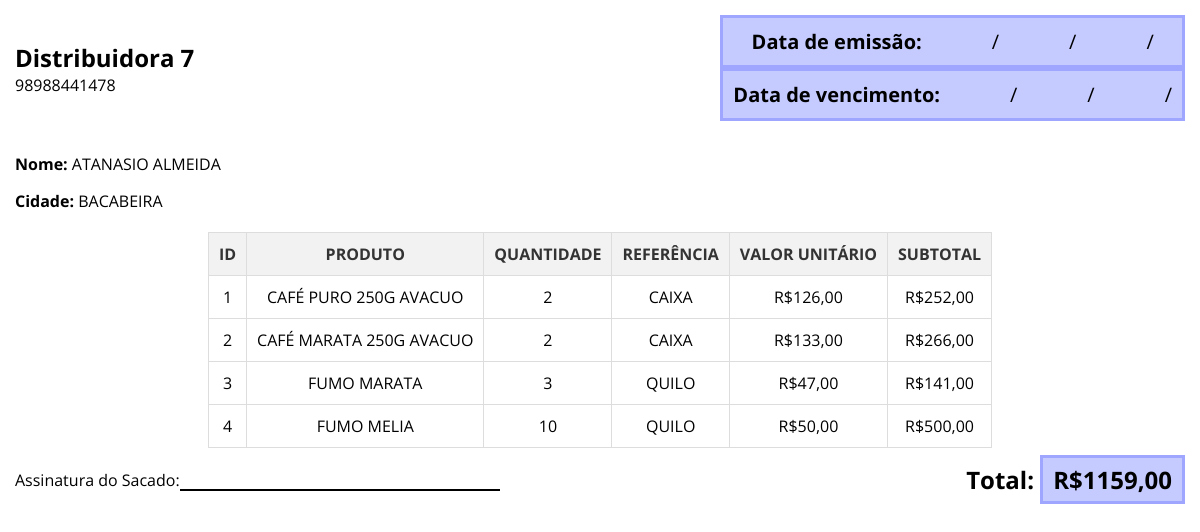
Screenshot of /pedidos/item_pedido/7/imprimir/ with the database file from the repository.
### pedido_clientes/models.py (models this page shows, shortened)
class PedidosModel(models.Model):
    cliente = models.ForeignKey(ClienteModel, on_delete=models.CASCADE)
    data_pedido = models.DateTimeField(default=timezone.now)
    def total(self):
        total_pedido = Decimal('0.00')
        for item_pedido in self.itens_pedido.all():
            total_pedido += item_pedido.subtotal()
        return total_pedido

class ItemPedidoModel(models.Model):
    pedido = models.ForeignKey(
        PedidosModel, related_name='itens_pedido', on_delete=models.CASCADE)
    produto = models.ForeignKey(
        ProdutosModel, related_name='itens_produto', on_delete=models.CASCADE)
    referencia = models.CharField(max_length=10, choices=choices.REFERENCIA_CHOICES)
    quantidade = models.IntegerField()
    valor_unitario = models.DecimalField(max_digits=10, decimal_places=2)
    def subtotal(self):
        return self.quantidade * self.valor_unitario

class ProdutosModel(models.Model):
    produto = models.CharField(max_length=50)
    def __str__(self):
        return f'{self.produto}'

### clientes/models.py (models this page shows, shortened)
class ClienteModel(models.Model):
    nome = models.CharField(max_length=50)
    cidade = models.CharField(max_length=50)
    telefone = models.IntegerField()
    fantasia = models.CharField(max_length=50)

### pedido_clientes/views.py (the view)
# urls.py: path('item_pedido/<int:pedido_id>/imprimir/', views.imprimir_pedido, name='imprimir-item-pedido'),
def imprimir_pedido(request, pedido_id):
    pedido = PedidosModel.objects.get(id=pedido_id)
    itens_pedido = pedido.itens_pedido.all()
    total_pedido = sum(item.subtotal() for item in itens_pedido)
    return render(request, 'imprimir_pedido.html', {'pedido': pedido, 'itens_pedido': itens_pedido, 'total_pedido': total_pedido})

### pedido_clientes/templates/imprimir_pedido.html (shortened to what this page needs)
{% load static %}
<!DOCTYPE html>
<html lang="pt-br">
<head>
    <link rel="stylesheet" href="https://cdnjs.cloudflare.com/ajax/libs/font-awesome/5.15.4/css/all.min.css">
    <link rel="stylesheet" href="{% static 'css/imprimir.css' %}">
</head>
<body>
    <div class="conteiner-page">
        <div class="content-header">
            <div class="logoma">
                <h2>Distribuidora 7</h2>
                <p>98988441478</p>
            </div>
            <div class="content-data">
                <div class="data-pedido">
                    <strong>Data de emissão:</strong>
                    <p>/</p>
                    <p>/</p>
                    <p>/</p>
                </div>
                <div class="data-pedido">
                    <strong>Data de vencimento:</strong>
                    <p>/</p>
                    <p>/</p>
                    <p>/</p>
                </div>
            </div>
        </div>
        <div class="content-info-pedido">
            <div><span class="title-info">Nome:</span> <span class="upercase">{{pedido.cliente.nome}}</span></div>
            <div><span class="title-info">Cidade:</span> <span class="upercase">{{pedido.cliente.cidade}}</span></div>
        </div>
        <div class="content-table">
            <table class="table">
                <thead>
                    <tr>
                        <th>ID</th>
                        <th>Produto</th>
                        <th>Quantidade</th>
                        <th>Referência</th>
                        <th>Valor Unitário</th>
                        <th>Subtotal</th>
                    </tr>
                </thead>
                <tbody>
                    {% for item in itens_pedido %}
                    <tr>
                        <td>{{ forloop.counter }}</td>
                        <td>{{ item.produto }}</td>
                        <td>{{ item.quantidade }}</td>
                        <td>{{ item.referencia }}</td>
                        <td>R${{ item.valor_unitario }}</td>
                        <td>R${{ item.subtotal|floatformat:2 }}</td>
                    </tr>
                    {% endfor %}
                </tbody>
            </table>
        </div>
        <div class="content-total-pedido">
            <div class="assinatura"><p>Assinatura do Sacado:</p><div class="linha-ass"></div></div>
            <h2>Total: <span>R${{ pedido.total|floatformat:2 }}</span></h2>
        </div>
    </div>
</body>
</html>

### static/css/imprimir.css (style rules this page uses)
* { margin: 0; padding: 0; box-sizing: border-box; list-style: none; }
html, body { height: 100%; }
body { font-family: "Open Sans", sans-serif; background-color: #fff; }
.conteiner-page { display: flex; align-items: center; justify-content: center; flex-direction: column; width: 100%; padding: 15px; }
.content-header { display: flex; align-items: center; justify-content: space-between; width: 100%; }
.content-data { display: flex; flex-direction: column; }
.data-pedido { display: flex; align-items: center; justify-content: center; padding: 10px; gap: 70px; background-color: #c5caff; border: solid 3px #9ea6ff; font-size: 20px; }
.content-info-pedido { margin-top: 2em; display: flex; gap: 15px; flex-direction: column; width: 100%; }
.title-info { font-weight: bold; }
.upercase { text-transform: uppercase; }
.table { width: 100%; border-collapse: collapse; margin-top: 20px; text-transform: uppercase; }
.table th { background-color: #f2f2f2; border: 1px solid #ddd; color: #333; font-weight: bold; padding: 10px; }
.table td { padding: 10px; border: 1px solid #ddd; white-space: nowrap; text-align: center; }
.content-total-pedido { width: 100%; display: flex; align-items: center; justify-content: space-between; margin-top: 15px; }
.content-total-pedido span { padding: 5px 10px; background-color: #c5caff; border: solid 3px #9ea6ff; }
.assinatura { display: flex; }
.linha-ass { border-bottom: solid 2px #000; width: 20em; }

### rows the page displays
PedidosModel: cliente.nome "ATANASIO ALMEIDA", cliente.cidade "BACABEIRA", total "1159,00"
ItemPedidoModel: produto "CAFÉ PURO 250G AVACUO", quantidade "2", referencia "CAIXA", valor_unitario "126,00", subtotal "252,00"
ItemPedidoModel: produto "CAFÉ MARATA 250G AVACUO", quantidade "2", referencia "CAIXA", valor_unitario "133,00", subtotal "266,00"
ItemPedidoModel: produto "FUMO MARATA", quantidade "3", referencia "QUILO", valor_unitario "47,00", subtotal "141,00"
ItemPedidoModel: produto "FUMO MELIA", quantidade "10", referencia "QUILO", valor_unitario "50,00", subtotal "500,00"
